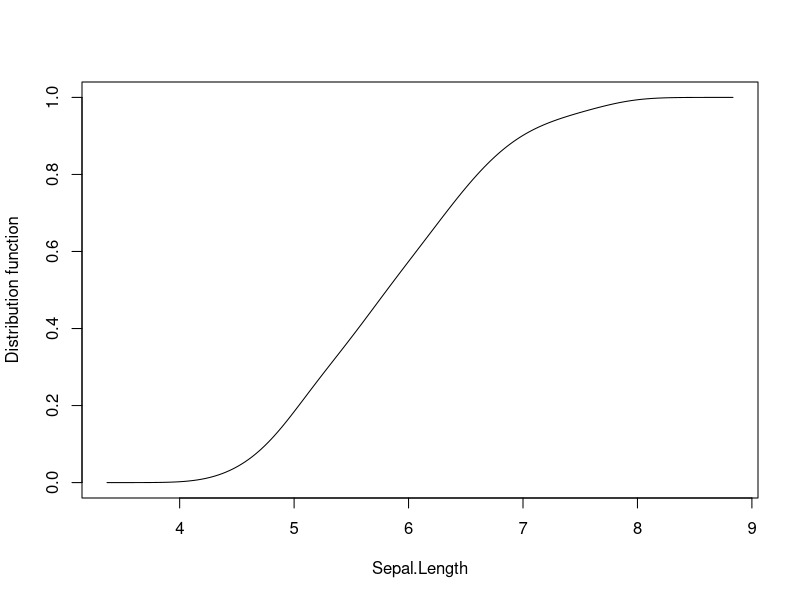
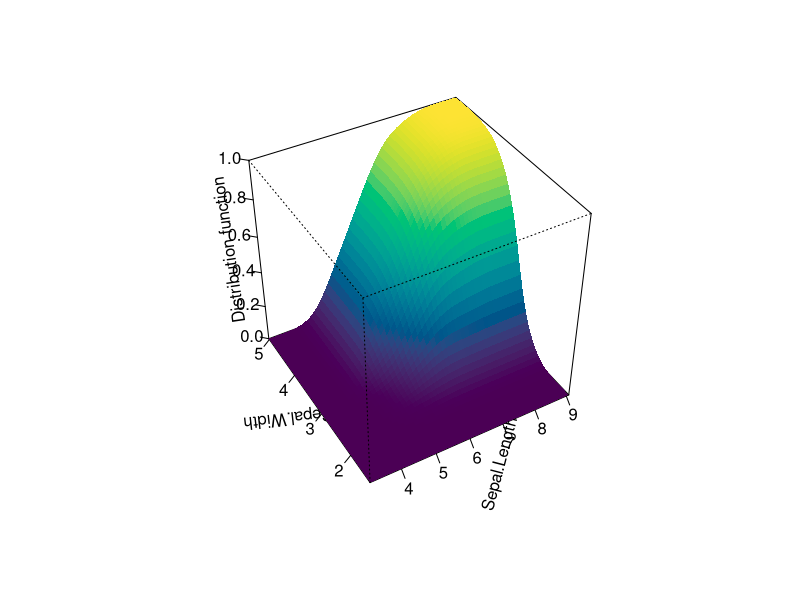

The R script that drew these images, in order:
library(ks)


### Name: plot.kcde
### Title: Plot for kernel cumulative distribution estimate
### Aliases: plot.kcde
### Keywords: hplot

### ** Examples

library(MASS)
data(iris)
Fhat <- kcde(x=iris[,1])
plot(Fhat, xlab="Sepal.Length")
Fhat <- kcde(x=iris[,1:2])
plot(Fhat, thin=3)
